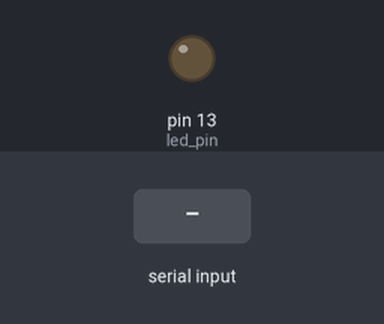
The sketch below on a simulated Arduino Uno, built with avr-gcc and run on an emulated ATmega328P. Shown: output pins drawn as LEDs (lit = HIGH). The inputs (shaded band) are chosen by the test bench. What the sketch prints to the serial monitor is not drawn.

Above: at 1.8 s.
1.9 s: byte 30 received over Serial
At 2.5 s:
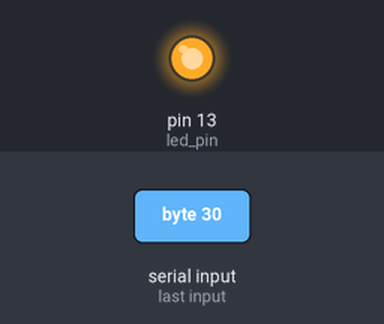
3.4 s: byte 90 received over Serial
4.9 s: byte 120 received over Serial
At 10.8 s:
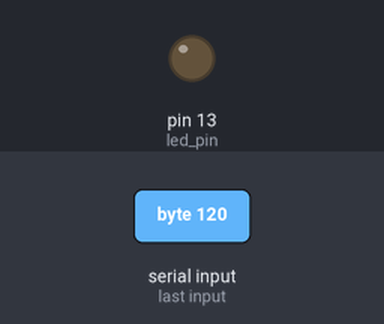
Timing chart, 0 to 12.3 s (numbered marks = the images above; inputs shaded):
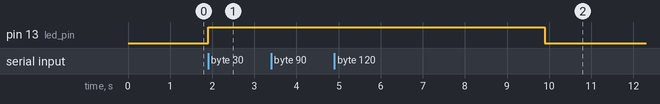

The sketch:

software-timer-example.ino
```cpp
#include <Arduino_FreeRTOS.h>

// Define the timer handle
static TimerHandle_t auto_dim_timer = NULL;

static const int led_pin = LED_BUILTIN; // LED Pin

// How long you want to keep the led on after we stop typing on the serial moniter
static const int led_delay = 5000/portTICK_PERIOD_MS;

// Called when the timer expires
void autoDimCallback(TimerHandle_t xTimer) {
  // Turn off the LED after 5 seconds of inactivity
  digitalWrite(led_pin, LOW);
}

// Task to handle Serial input
void serialTask(void *parameters) {
  while (1) {
    if (Serial.available() > 0) {
      char c = Serial.read();

      // Echo character back to the terminal
      Serial.print(c);

      // Turn on the onboard LED
      digitalWrite(led_pin, HIGH);

      // Start or restart the timer's count (max block time if command queue is full)
      xTimerStart(auto_dim_timer, portMAX_DELAY);
    }

    // Yield a short time to prevent task hogging
    vTaskDelay(10 / portTICK_PERIOD_MS);
  }
}

void setup() {
  // Put your setup code here, to run once:
  Serial.begin(115200);
  delay(1000);

  pinMode(led_pin, OUTPUT);
  digitalWrite(led_pin, LOW); // Ensure LED starts off

  Serial.println();
  Serial.println("---FreeRTOS Auto-Dim ---");

  // Create the one-shot timer
  auto_dim_timer = xTimerCreate(
                      "Auto-Dim Timer",          // Name of timer
                      led_delay, // Period of timer in ticks (5 seconds)
                      pdFALSE,                   // Auto reload (pdFALSE = One-Shot)
                      (void *)0,                 // Timer ID
                      autoDimCallback);          // Callback function

  // To make sure the timer was created
  if (auto_dim_timer == NULL) {
    Serial.println("Could not create the timer.");
  } else {
    // Create the task to monitor Serial input
    xTaskCreate(serialTask, "Serial Task", 128, NULL, 1, NULL);
  }

  // Start the FreeRTOS scheduler
  vTaskStartScheduler();
}

void loop() {
  // Put your main code here, to run repeatedly:
}
```

Measured:
- after the input at 1.9 s, pin 13 (led_pin): LOW → HIGH at once
- after the input at 3.4 s, every drawn part: stays the same
- after the input at 4.9 s, pin 13 (led_pin): HIGH → LOW after 5.0 s instead of 3.5 s
